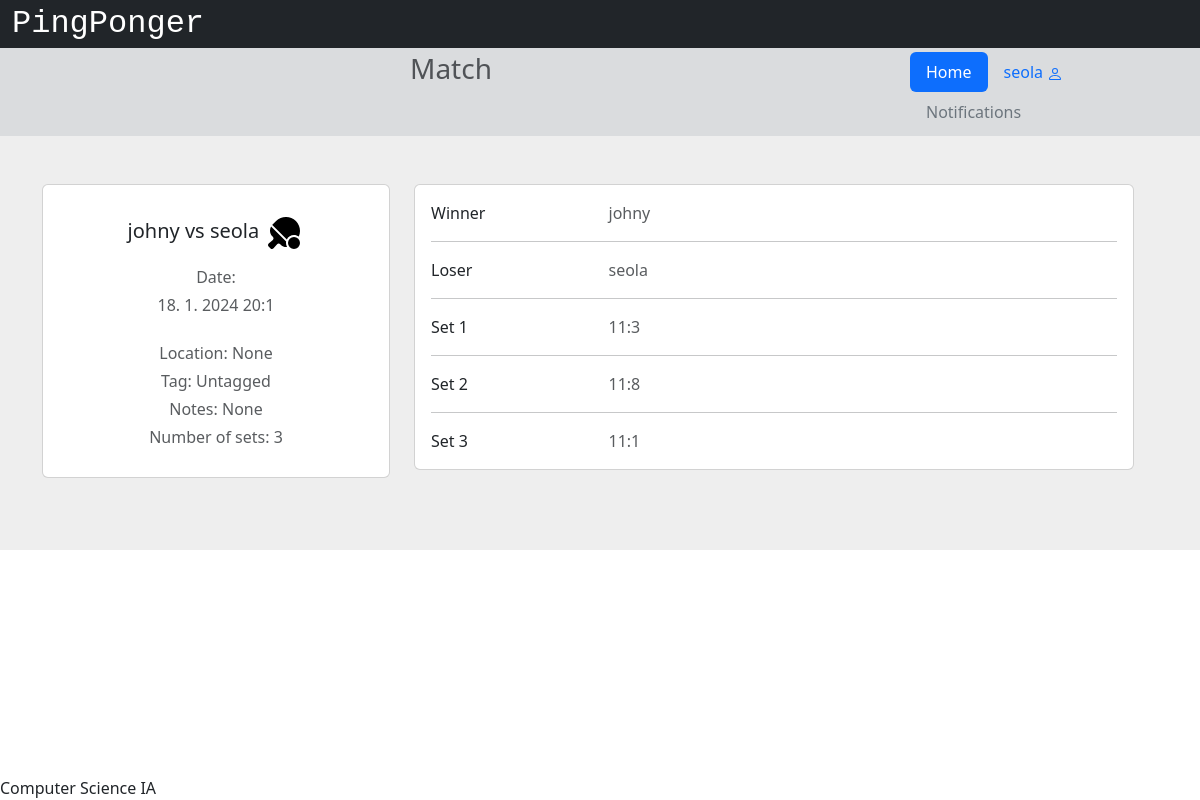
Screenshot of /match/102 (signed in) with the database file from the repository.
### app/models.py (models this page shows, shortened)
class User(db.Model, UserMixin):
    __tablename__ = 'users'
    id = db.Column(db.Integer, primary_key=True)
    username = db.Column(db.String(32), nullable=False)
    email = db.Column(db.String(320), index=True, unique=True, nullable=False)
    password_hash = db.Column(db.String(128))
    join_date = db.Column(db.DateTime(timezone=True), default=datetime.now)
    experience = db.Column(db.String(12))
    age_group = db.Column(db.String(6))
    location_id = db.Column(db.Integer, db.ForeignKey('locations.id'))
    location = db.relationship('Location', back_populates='users')
    notifications = db.Relationship('Notification', back_populates='user', order_by='Notification.id.desc()')

class Friendship(db.Model):
    __tablename__ = 'friendships'
    id = db.Column(db.Integer, primary_key=True)
    friendA = db.Column(db.Integer, nullable=False)
    friendB = db.Column(db.Integer, nullable=False)
    matches = db.Relationship('Match', back_populates='friendship')

class Match(db.Model):
    __tablename__ = 'matches'
    id = db.Column(db.Integer, primary_key=True)
    unique = db.Column(db.String(10), nullable=False)
    notes = db.Column(db.Text())
    setiCount = db.Column(db.Integer)
    date = db.Column(db.DateTime(timezone=True))
    finished = db.Column(db.Boolean)
    confirmA = db.Column(db.Boolean)
    confirmB = db.Column(db.Boolean)
    friendship_id = db.Column(db.Integer, db.ForeignKey('friendships.id'))
    tag_id = db.Column(db.Integer, db.ForeignKey('tags.id'))
    location_id = db.Column(db.Integer, db.ForeignKey('locations.id'))
    friendship = db.relationship('Friendship', back_populates='matches')
    tag = db.relationship('Tag', back_populates='matches')
    location = db.relationship('Location', back_populates='matches')
    winner = db.Column(db.Integer)
    loser = db.Column(db.Integer)
    sets = db.relationship('Set', back_populates='match', lazy=True)

class Location(db.Model):
    __tablename__ = 'locations'
    id = db.Column(db.Integer, primary_key=True)
    location = db.Column(db.String(60))
    users = db.relationship('User', back_populates='location')
    matches = db.relationship('Match', back_populates='location')

class Tag(db.Model):
    __tablename__ = 'tags'
    id = db.Column(db.Integer, primary_key=True)
    tag = db.Column(db.String(60))
    matches = db.relationship('Match', back_populates='tag')

class Set(db.Model):
    id = db.Column(db.Integer, primary_key=True)
    scoreA = db.Column(db.Integer)
    scoreB = db.Column(db.Integer)
    winner = db.Column(db.Integer)
    loser = db.Column(db.Integer)
    match = db.relationship('Match', back_populates='sets', lazy=True)
    match_id = db.Column(db.Integer, db.ForeignKey('matches.id'))

### app/views.py (the view, shortened to what this page needs)
@app.route('/match/<id>')
@login_required
def oneMatch(id):
    session['url'] = url_for('oneMatch', id=id)
    match = Match.query.filter(Match.id == id).first()
    if match == None:
        return redirect(url_for('index'))
    if match.finished:
        return render_template('onematch.html', user=current_user, match=match, User=User, winner=User.query.get(match.winner), loser=User.query.get(match.loser))

### app/views.py (called while the page is built)
@login_manager.user_loader
def load_user(user_id):
    return User.query.get(int(user_id))

### app/templates/onematch.html (shortened to what this page needs)
{% extends "base.html" %}
{% block head %}
    {{ super() }}
{% endblock %}
{% block pagetitle %}Match{% endblock %}
{% block content %}
    <section style="background-color: #eee;">
        <div class="container py-5">
            <div class="row">
                <div class="row">
                    <div class="col-lg-4">
                        <div class="card mb-4">
                            <div class="card-body text-center">
                                <h5 class="my-3">
                                    {{User.query.get(match.friendship.friendA).username}} vs {{User.query.get(match.friendship.friendB).username}}
                                </h5>
                                <p class="text-muted mb-1">Date:</p>
                                <p class="text-muted mb-4">{{match.date.day}}. {{match.date.month}}. {{match.date.year}} {{match.date.hour}}:{{match.date.minute}}</p>
                                <p class="text-muted mb-1">Location: {{match.location.location}}</p>
                                <p class="text-muted mb-1">Tag: {{match.tag.tag}}</p>
                                <p class="text-muted mb-1">Notes: {{match.notes}}</p>
                                <p class="text-muted mb-1">Number of sets: {{match.setiCount}}</p>
                            </div>
                        </div>
                    </div>
                    <div class="col-lg-8">
                        <div class="card mb-4">
                            <div class="card-body">
                                <div class="row">
                                    <div class="col-sm-3">
                                        <p class="mb-0">Winner</p>
                                    </div>
                                    <div class="col-sm-9">
                                        <p class="text-muted mb-0">{{winner.username}}</p>
                                    </div>
                                </div>
                                <hr>
                                <div class="row">
                                    <div class="col-sm-3">
                                        <p class="mb-0">Loser</p>
                                    </div>
                                    <div class="col-sm-9">
                                        <p class="text-muted mb-0">
                                            {{loser.username}}
                                        </p>
                                    </div>
                                </div>
                                {% for i in range(match.setiCount) %}
                                <hr>
                                <div class="row">
                                    <div class="col-sm-3">
                                        <p class="mb-0">Set {{i+1}}</p>
                                    </div>
                                    <div class="col-sm-9">
                                        <p class="text-muted mb-0">
                                            {{match.sets[i].scoreA}}:{{match.sets[i].scoreB}}
                                        </p>
                                    </div>
                                </div>
                                {% endfor %}
                            </div>
                        </div>
                    </div>
                </div>
            </div>
        </div>
    </section>
{% endblock %}

### app/templates/base.html (shortened to what this page needs)
<!DOCTYPE html>
<html lang="en">
    <head>
        {% block head %}
        <link href="https://cdn.jsdelivr.net/npm/bootstrap@5.3.2/dist/css/bootstrap.min.css" rel="stylesheet">
        <link rel="stylesheet" href="https://cdnjs.cloudflare.com/ajax/libs/font-awesome/4.7.0/css/font-awesome.min.css">
        <link rel="stylesheet" href="{{ url_for('static', filename='style.css') }}">
        {% endblock %}
    </head>
    <body>
        <div id="header">
            {% block header %}
            <div class="container-fluid">
                <div class="row bg-dark">
                    <a class="navbar-brand text-white" style="font-size: 2rem; font-family: var(--bs-font-monospace) !important;" href="/">PingPonger</a>
                </div>
                <div class="row bg-secondary bg-opacity-25 p-1">
                    <div class="col-9">
                        <h3 class="text-muted d-flex justify-content-center">
                            {% block pagetitle %}{% endblock %}
                        </h3>
                        </div>
                        <div class="col-3 d-flex justify-content-end">
                            <ul class="nav nav-pills">
                                <li class="nav-item">
                                    <a class="nav-link active" href="/">Home</a>
                                </li>
                                <li class="nav-item">
                                    {% if current_user.is_authenticated %}
                                        <li class="nav-item">
                                            <a class="nav-link" href="{{url_for('profile', username=current_user.username, userID=current_user.id)}}">{{current_user.username}}
                                            </a>
                                        </li>
                                        {% else %}
                                        <li class="nav-item">
                                            <a class="nav-link" href="/login">Log In</a>
                                        </li>
                                    {% endif %}
                                </li>
                                <li class="nav-item">
                                    <a class="nav-link text-secondary" href="/notifications">Notifications</a>
                                </li>
                            </ul>
                        </div>
                    </div>
                </div>
            {% endblock %}
        </div>
        <div id="content">{% block content %}{% endblock %}</div>
        <div id="footer" class="fixed-bottom">
            {% block footer %}
            Computer Science IA
            {% endblock %}
        </div>
    </body>
</html>

### app/static/style.css (style rules this page uses)
div { text-align: justify; text-justify: inter-word; }

### rows the page displays
User: username "seola"
Friendship: query.get "johny", query.get "seola"
Match: date.day "18", date.month "1", date.year "2024", date.hour "20", date.minute "1", notes "None", setiCount "3"
Location: location.location "None"
Tag: tag.tag "Untagged"
User: username "johny"
Set: scoreA "11", scoreB "3"
Set: scoreA "11", scoreB "8"
Set: scoreA "11", scoreB "1"

### other values shown
{{ i+1 }} "1" "2" "3"
